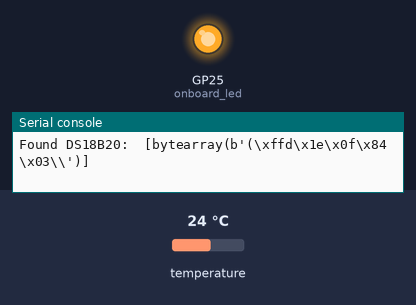
A program run on a simulated Raspberry Pi Pico running MicroPython. On the bench: output pins drawn as LEDs (lit = HIGH), the last lines printed to the serial console. The inputs (shaded band) are chosen by the test bench; at power-on: temperature 24 °C.

Above: at 0.4 s.
At 4.5 s:
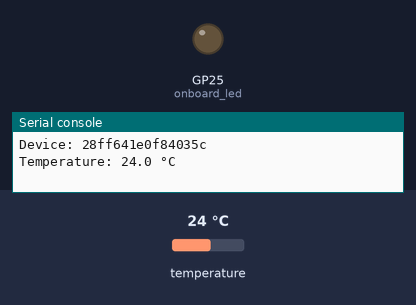
Timing chart, 0 to 6.4 s (numbered marks = the images above):
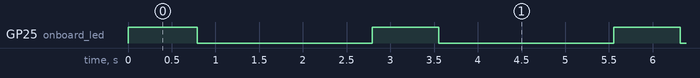

Measured:
- by itself, GP25 (onboard_led): alternates HIGH for 0.76 s and LOW for 2.0 s

The program:

temperature.py
```python
from machine import Pin
import onewire
import ds18x20
import time
import binascii

onboard_led = Pin(25, Pin.OUT)
onboard_led.on()

ds_pin = Pin(16)

ds18b20_sensor = ds18x20.DS18X20(onewire.OneWire(ds_pin))

sensors = ds18b20_sensor.scan()

print('Found DS18B20: ', sensors)

while True:
    onboard_led.on()
    ds18b20_sensor.convert_temp()
    time.sleep_ms(750)
    for device in sensors:
        s = binascii.hexlify(device)
        readable_string = s.decode('ascii')
        print("Device: %s"% readable_string)
        print("Temperature: %s °C\n" % str(round(ds18b20_sensor.read_temp(device),2)))
    onboard_led.off()
    time.sleep(2)
```
